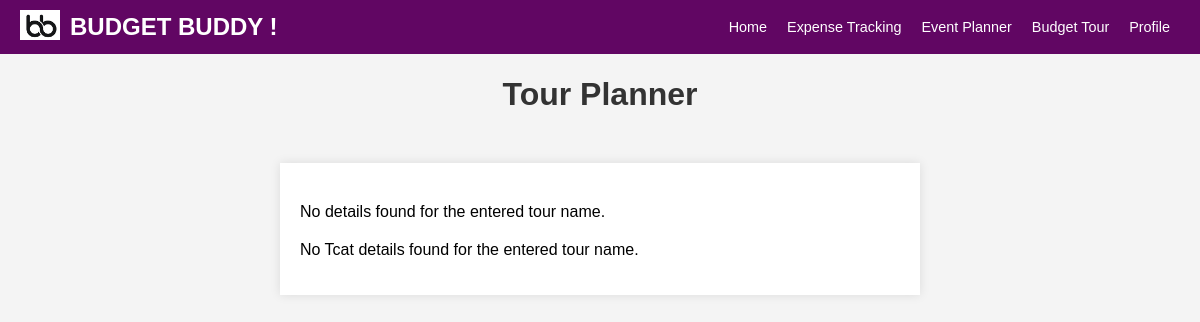
Before: /maintour/Paris_25/ with the older database file.
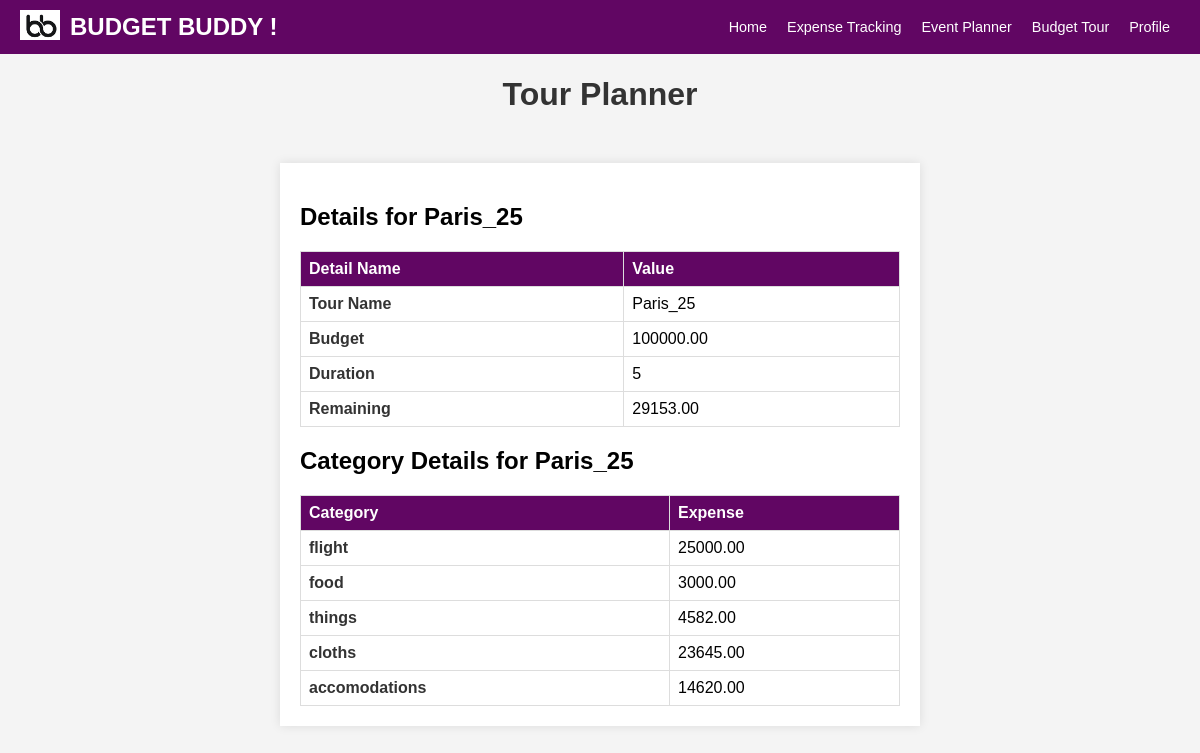
After: the same page with the newer database file.
### expenses/models.py (models this page shows, shortened)
class TDetails(models.Model):
    tour_name = models.CharField(max_length=100,primary_key=True)
    budget = models.DecimalField(max_digits=10,decimal_places=2)
    duration = models.IntegerField()
    user = models.ForeignKey(User, on_delete=models.CASCADE)
    status = models.IntegerField(default=0)
    remaining = models.DecimalField(max_digits=10,decimal_places=2,default=0)

class Tcat(models.Model):
    tour_name = models.CharField(max_length=100)
    category = models.CharField(max_length=100)
    expense = models.DecimalField(max_digits=10, decimal_places=2, default=0)

### expenses/views.py (the view, shortened to what this page needs)
# urls.py: path('maintour/<str:tour_name>/', views.maintour, name='maintour'),
def maintour(request, tour_name):
    try:
        tour_details = TDetails.objects.get(tour_name=tour_name)
        tcat_details = Tcat.objects.filter(tour_name=tour_name)
    except TDetails.DoesNotExist:
        tour_details = None
        tcat_details = None
    return render(request, 'maintour.html', {'tour_details': tour_details, 'tcat_details': tcat_details})

### expenses/templates/maintour.html (shortened to what this page needs)
<!DOCTYPE html>
<html lang="en">
<head>
</head>
<body>
    {% include 'header.html' %}
    <h1>Tour Planner</h1>
    <div class="tour-planner">
        <div class="result-section">
        {% if tour_details %}
        <h2>Details for {{ tour_details.tour_name }}</h2>
        <table>
            <tr>
                <th>Detail Name</th>
                <th>Value</th>
            </tr>
            <tr>
                <td><span>Tour Name</span></td>
                <td>{{ tour_details.tour_name }}</td>
            </tr>
            <tr>
                <td><span>Budget</span></td>
                <td>{{ tour_details.budget }}</td>
            </tr>
            <tr>
                <td><span>Duration</span></td>
                <td>{{ tour_details.duration }}</td>
            </tr>
            <tr>
                <td><span>Remaining</span></td>
                <td>{{ tour_details.remaining }}</td>
            </tr>
        </table>
        {% else %}
            <p>No details found for the entered tour name.</p>
        {% endif %}
        </div>
        <div class="tcat-section">
        {% if tcat_details %}
            <h2>Category Details for {{ tour_details.tour_name }}</h2>
            <table>
                <tr>
                    <th>Category</th>
                    <th>Expense</th>
                </tr>
                {% for tcat in tcat_details %}
                    <tr>
                        <td><span>{{ tcat.category }}</span></td>
                        <td>{{ tcat.expense }}</td>
                    </tr>
                {% endfor %}
            </table>
        {% else %}
            <p>No Tcat details found for the entered tour name.</p>
        {% endif %}
        </div>
    </div>
</body>
</html>

### expenses/templates/header.html (shortened to what this page needs)
<!DOCTYPE html>
<html lang="en">
<head>
</head>
<body>
    {% load static %}
    <header class="header">
        <div class="logo-and-name">
            <div class="logo">
                <img src="{% static 'images/logo.png' %}" alt="Logo" class="logo-image">
            </div>
            <div class="project-name">
                <h1>BUDGET BUDDY {{ request.user.username }}!</h1>
            </div>
        </div>
        <nav class="nav-links">
            <ul>
                <li><a href="{% url 'home' %}">Home</a></li>
                <li><a href="{% url 'expense' %}">Expense Tracking</a></li>
                <li><a href="{% url 'eventhome' %}">Event Planner</a></li>
                <li><a href="{% url 'hometour' %}">Budget Tour</a></li>
                <li><a href="{% url 'profile' %}">Profile</a></li>
            </ul>
        </nav>
    </header>
</body>
</html>

### expenses/templates/maintour.html (style rules this page uses)
body { font-family: 'Arial', sans-serif; background-color: #f4f4f4; margin: 0; padding: 0; }
.tour-planner { max-width: 600px; margin: 50px auto; padding: 20px; background-color: #fff; box-shadow: 0 0 10px rgba(0, 0, 0, 0.1); }
h1 { text-align: center; color: #333; }
.result-section,.tcat-section { margin-top: 20px; }
table { width: 100%; border-collapse: collapse; margin-top: 10px; }
th, td { border: 1px solid #ddd; padding: 8px; text-align: left; }
th { background-color: #610663; color: white; }
span { font-weight: bold; color: #333; }

### expenses/templates/header.html (style rules this page uses)
body { font-family: 'Arial', sans-serif; background-size: cover; background-position: center; margin: 0; padding: 0; }
.header { display: flex; justify-content: space-between; align-items: center; padding: 10px 20px; background-color: #610663; }
.logo-and-name { display: flex; align-items: center; }
.logo { margin-right: 10px; }
.project-name h1 { color: white; margin: 0; font-size: 1.5em; }
.nav-links ul { list-style: none; margin: 0; padding: 0; display: flex; flex-wrap: wrap; }
.nav-links li { margin: 5px 10px; }
.nav-links a { color: white; text-decoration: none; font-size: 0.9em; }
.logo-image { width: 40px; height: auto; }

Changed rows visible on the page:
added TDetails: tour_name "Paris_25", budget "100000.00", duration "5", remaining "29153.00"
added Tcat: category "flight", expense "25000.00"
added Tcat: category "food", expense "3000.00"
added Tcat: category "things", expense "4582.00"
added Tcat: category "cloths", expense "23645.00"
added Tcat: category "accomodations", expense "14620.00"
Other visible differences:
text no longer shown: "No details found for the entered tour name. No Tcat details found for the entered tour name."
text now shown: "Details for Detail Name Value Tour Name Budget Duration Remaining Category Details for Category Expense"
